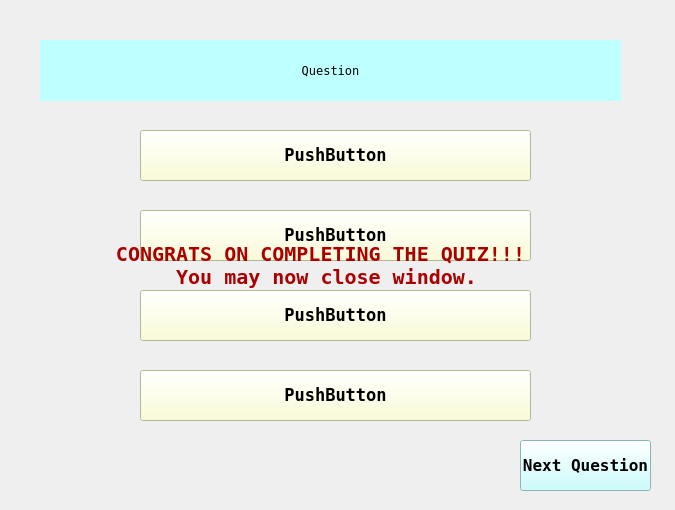
<?xml version="1.0" encoding="UTF-8"?>
<ui version="4.0">
 <class>Quiz</class>
 <widget class="QWidget" name="Quiz">
  <property name="geometry">
   <rect>
    <x>0</x>
    <y>0</y>
    <width>675</width>
    <height>510</height>
   </rect>
  </property>
  <property name="font">
   <font>
    <family>Academy Engraved LET</family>
    <pointsize>18</pointsize>
   </font>
  </property>
  <property name="windowTitle">
   <string>Form</string>
  </property>
  <property name="styleSheet">
   <string notr="true"/>
  </property>
  <widget class="QPushButton" name="option1Button">
   <property name="geometry">
    <rect>
     <x>140</x>
     <y>130</y>
     <width>391</width>
     <height>51</height>
    </rect>
   </property>
   <property name="font">
    <font>
     <family>Fixedsys</family>
     <pointsize>13</pointsize>
     <bold>true</bold>
    </font>
   </property>
   <property name="cursor">
    <cursorShape>PointingHandCursor</cursorShape>
   </property>
   <property name="styleSheet">
    <string notr="true">color: rgb(0, 0, 0);
background-color: rgb(254, 255, 206);</string>
   </property>
   <property name="text">
    <string>PushButton</string>
   </property>
  </widget>
  <widget class="QLabel" name="question">
   <property name="geometry">
    <rect>
     <x>40</x>
     <y>40</y>
     <width>581</width>
     <height>61</height>
    </rect>
   </property>
   <property name="font">
    <font>
     <family>Fixedsys</family>
     <pointsize>9</pointsize>
     <italic>false</italic>
     <bold>false</bold>
    </font>
   </property>
   <property name="styleSheet">
    <string notr="true">color: rgb(0, 0, 0);
background-color: rgb(190, 255, 255);</string>
   </property>
   <property name="text">
    <string>Question</string>
   </property>
   <property name="alignment">
    <set>Qt::AlignCenter</set>
   </property>
  </widget>
  <widget class="QPushButton" name="option2Button">
   <property name="geometry">
    <rect>
     <x>140</x>
     <y>210</y>
     <width>391</width>
     <height>51</height>
    </rect>
   </property>
   <property name="font">
    <font>
     <family>Fixedsys</family>
     <pointsize>13</pointsize>
     <bold>true</bold>
    </font>
   </property>
   <property name="cursor">
    <cursorShape>PointingHandCursor</cursorShape>
   </property>
   <property name="styleSheet">
    <string notr="true">color: rgb(0, 0, 0);
background-color: rgb(254, 255, 206);</string>
   </property>
   <property name="text">
    <string>PushButton</string>
   </property>
  </widget>
  <widget class="QPushButton" name="option3Button">
   <property name="geometry">
    <rect>
     <x>140</x>
     <y>290</y>
     <width>391</width>
     <height>51</height>
    </rect>
   </property>
   <property name="font">
    <font>
     <family>Fixedsys</family>
     <pointsize>13</pointsize>
     <bold>true</bold>
    </font>
   </property>
   <property name="cursor">
    <cursorShape>PointingHandCursor</cursorShape>
   </property>
   <property name="styleSheet">
    <string notr="true">color: rgb(0, 0, 0);
background-color: rgb(254, 255, 206);</string>
   </property>
   <property name="text">
    <string>PushButton</string>
   </property>
  </widget>
  <widget class="QPushButton" name="option4Button">
   <property name="geometry">
    <rect>
     <x>140</x>
     <y>370</y>
     <width>391</width>
     <height>51</height>
    </rect>
   </property>
   <property name="font">
    <font>
     <family>Fixedsys</family>
     <pointsize>13</pointsize>
     <bold>true</bold>
    </font>
   </property>
   <property name="cursor">
    <cursorShape>PointingHandCursor</cursorShape>
   </property>
   <property name="styleSheet">
    <string notr="true">color: rgb(0, 0, 0);
background-color: rgb(254, 255, 206);</string>
   </property>
   <property name="text">
    <string>PushButton</string>
   </property>
  </widget>
  <widget class="QPushButton" name="nextButton">
   <property name="geometry">
    <rect>
     <x>520</x>
     <y>440</y>
     <width>131</width>
     <height>51</height>
    </rect>
   </property>
   <property name="font">
    <font>
     <family>Fixedsys</family>
     <pointsize>12</pointsize>
     <bold>true</bold>
    </font>
   </property>
   <property name="styleSheet">
    <string notr="true">color: rgb(0, 0, 0);
background-color: rgb(190, 255, 255);</string>
   </property>
   <property name="text">
    <string>Next Question</string>
   </property>
  </widget>
  <widget class="QLabel" name="congrats">
   <property name="geometry">
    <rect>
     <x>100</x>
     <y>220</y>
     <width>441</width>
     <height>91</height>
    </rect>
   </property>
   <property name="font">
    <font>
     <family>Fixedsys</family>
     <pointsize>15</pointsize>
     <bold>true</bold>
    </font>
   </property>
   <property name="styleSheet">
    <string notr="true">color: rgb(170, 0, 0);</string>
   </property>
   <property name="text">
    <string>CONGRATS ON COMPLETING THE QUIZ!!! 
 You may now close window.</string>
   </property>
   <property name="alignment">
    <set>Qt::AlignCenter</set>
   </property>
  </widget>
 </widget>
 <resources/>
 <connections/>
</ui>
